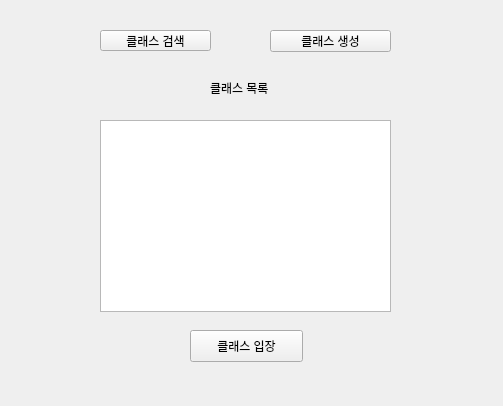
<?xml version="1.0" encoding="UTF-8"?>
<ui version="4.0">
 <class>Form</class>
 <widget class="QWidget" name="Form">
  <property name="geometry">
   <rect>
    <x>0</x>
    <y>0</y>
    <width>503</width>
    <height>406</height>
   </rect>
  </property>
  <property name="windowTitle">
   <string>Form</string>
  </property>
  <widget class="QToolButton" name="toolButton_searchClass">
   <property name="geometry">
    <rect>
     <x>100</x>
     <y>30</y>
     <width>111</width>
     <height>21</height>
    </rect>
   </property>
   <property name="text">
    <string>클래스 검색</string>
   </property>
  </widget>
  <widget class="QToolButton" name="toolButton_createCourse">
   <property name="geometry">
    <rect>
     <x>270</x>
     <y>30</y>
     <width>121</width>
     <height>22</height>
    </rect>
   </property>
   <property name="text">
    <string>클래스 생성</string>
   </property>
  </widget>
  <widget class="QLabel" name="label">
   <property name="geometry">
    <rect>
     <x>210</x>
     <y>80</y>
     <width>60</width>
     <height>16</height>
    </rect>
   </property>
   <property name="text">
    <string>클래스 목록</string>
   </property>
  </widget>
  <widget class="QTableWidget" name="tableWidget">
   <property name="geometry">
    <rect>
     <x>100</x>
     <y>120</y>
     <width>291</width>
     <height>192</height>
    </rect>
   </property>
  </widget>
  <widget class="QPushButton" name="pushButton_enterClass">
   <property name="geometry">
    <rect>
     <x>190</x>
     <y>330</y>
     <width>113</width>
     <height>32</height>
    </rect>
   </property>
   <property name="text">
    <string>클래스 입장</string>
   </property>
  </widget>
 </widget>
 <resources/>
 <connections/>
</ui>
